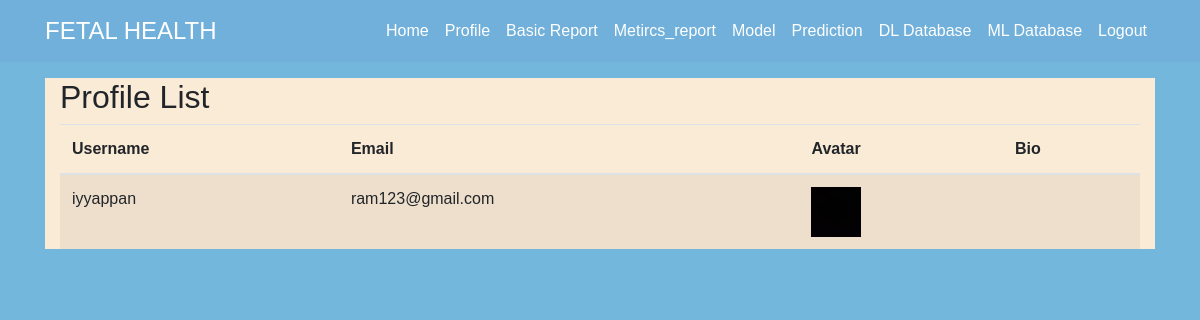
Screenshot of /profile_list/ (signed in) with the database file from the repository.
### App/models.py (models this page shows, shortened)
class Profile(models.Model):
    user = models.OneToOneField(User, on_delete=models.CASCADE)
    avatar = models.ImageField(default='default.jpg', upload_to='profile_images')
    bio = models.TextField()

### App/views.py (the view)
# urls.py: path('profile_list/',views.profile_list,name='profile_list'),
def profile_list(request):
    profiles = Profile.objects.all()
    return render(request, 'app/profile_list.html', {'profiles': profiles})

### App/templates/app/profile_list.html (shortened to what this page needs)
{% extends "users/base.html" %}
{% block content %}
    <body style="background-color: rgb(116, 183, 221);">
        <div class="container my-3" style="background-color: antiquewhite;">
            <h2>Profile List</h2>
            <table class="table table-striped">
                <thead>
                    <tr>
                        <th>Username</th>
                        <th>Email</th>
                        <th>Avatar</th>
                        <th>Bio</th>
                    </tr>
                </thead>
                <tbody>
                    {% for profile in profiles %}
                        <tr>
                            <td>{{ profile.user.username }}</td>
                            <td>{{ profile.user.email }}</td>
                            <td><img src="{{ profile.avatar.url }}" alt="Avatar" style="width: 50px; height: 50px;"/></td>
                            <td>{{ profile.bio }}</td>
                        </tr>
                    {% empty %}
                        <tr>
                            <td colspan="4">No profiles found.</td>
                        </tr>
                    {% endfor %}
                </tbody>
            </table>
        </div>
    </body>
{% endblock content %}

### App/templates/users/base.html (style rules this page uses)
body { font-family: Arial, sans-serif; margin: 0; padding: 0; background-color: #f0f0f0; }

### rows the page displays
Profile: user.username "iyyappan", user.email "ram123@gmail.com", avatar (placeholder picture)
